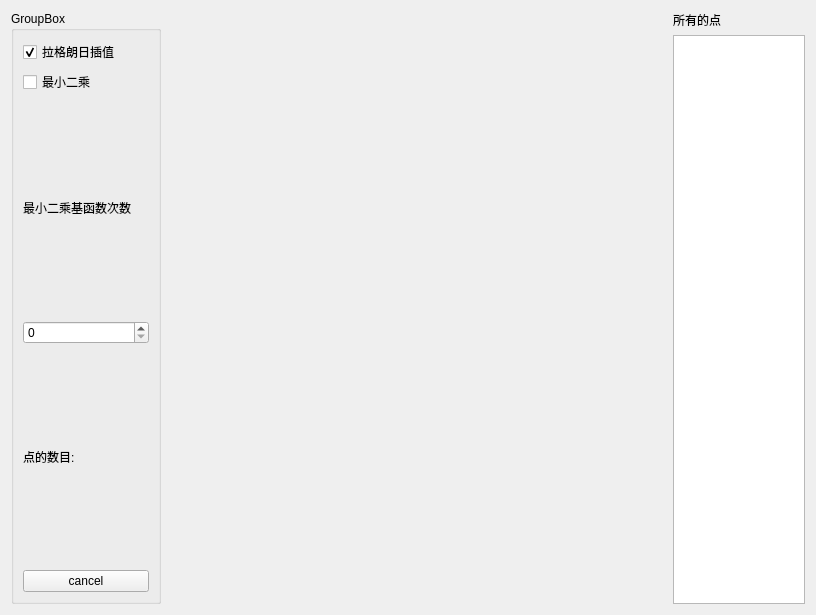
<?xml version="1.0" encoding="UTF-8"?>
<ui version="4.0">
 <class>Widget</class>
 <widget class="QWidget" name="Widget">
  <property name="geometry">
   <rect>
    <x>0</x>
    <y>0</y>
    <width>816</width>
    <height>615</height>
   </rect>
  </property>
  <property name="windowTitle">
   <string>Widget</string>
  </property>
  <layout class="QHBoxLayout" name="horizontalLayout_2">
   <item>
    <layout class="QHBoxLayout" name="horizontalLayout">
     <item>
      <widget class="QGroupBox" name="groupBox">
       <property name="minimumSize">
        <size>
         <width>150</width>
         <height>0</height>
        </size>
       </property>
       <property name="title">
        <string>GroupBox</string>
       </property>
       <layout class="QVBoxLayout" name="verticalLayout_3">
        <item>
         <layout class="QVBoxLayout" name="verticalLayout_2">
          <item>
           <widget class="QCheckBox" name="lagrangeCheckBox">
            <property name="text">
             <string>拉格朗日插值</string>
            </property>
            <property name="checked">
             <bool>true</bool>
            </property>
           </widget>
          </item>
          <item>
           <widget class="QCheckBox" name="olsCheckBox">
            <property name="text">
             <string>最小二乘</string>
            </property>
           </widget>
          </item>
          <item>
           <widget class="QLabel" name="label_2">
            <property name="text">
             <string>最小二乘基函数次数</string>
            </property>
           </widget>
          </item>
          <item>
           <widget class="QSpinBox" name="olsSpinBox"/>
          </item>
          <item>
           <widget class="QLabel" name="pointsNumberLabel">
            <property name="minimumSize">
             <size>
              <width>0</width>
              <height>0</height>
             </size>
            </property>
            <property name="text">
             <string>点的数目: </string>
            </property>
           </widget>
          </item>
          <item>
           <widget class="QPushButton" name="cancelButton">
            <property name="text">
             <string>cancel</string>
            </property>
           </widget>
          </item>
         </layout>
        </item>
       </layout>
      </widget>
     </item>
     <item>
      <widget class="DrawWidget" name="drawWidget" native="true">
       <property name="minimumSize">
        <size>
         <width>500</width>
         <height>500</height>
        </size>
       </property>
      </widget>
     </item>
     <item>
      <layout class="QVBoxLayout" name="verticalLayout">
       <item>
        <widget class="QLabel" name="label">
         <property name="text">
          <string>所有的点</string>
         </property>
        </widget>
       </item>
       <item>
        <widget class="QTextEdit" name="pointsText">
         <property name="readOnly">
          <bool>true</bool>
         </property>
        </widget>
       </item>
      </layout>
     </item>
    </layout>
   </item>
  </layout>
 </widget>
 <customwidgets>
  <customwidget>
   <class>DrawWidget</class>
   <extends>QWidget</extends>
   <header>drawwidget.h</header>
   <container>1</container>
  </customwidget>
 </customwidgets>
 <resources/>
 <connections/>
</ui>
